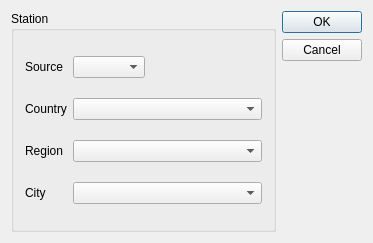
<?xml version="1.0" encoding="UTF-8"?>
<ui version="4.0">
 <class>Setting</class>
 <widget class="QDialog" name="Setting">
  <property name="geometry">
   <rect>
    <x>0</x>
    <y>0</y>
    <width>373</width>
    <height>243</height>
   </rect>
  </property>
  <property name="windowTitle">
   <string>Setting</string>
  </property>
  <layout class="QHBoxLayout" name="horizontalLayout">
   <item>
    <widget class="QGroupBox" name="groupBox">
     <property name="title">
      <string>Station</string>
     </property>
     <layout class="QGridLayout" name="gridLayout">
      <item row="0" column="0">
       <widget class="QLabel" name="label">
        <property name="text">
         <string>Source</string>
        </property>
       </widget>
      </item>
      <item row="0" column="1">
       <widget class="QComboBox" name="sourceCombo"/>
      </item>
      <item row="0" column="2">
       <spacer name="horizontalSpacer">
        <property name="orientation">
         <enum>Qt::Horizontal</enum>
        </property>
        <property name="sizeHint" stdset="0">
         <size>
          <width>55</width>
          <height>20</height>
         </size>
        </property>
       </spacer>
      </item>
      <item row="1" column="0">
       <widget class="QLabel" name="label_2">
        <property name="text">
         <string>Country</string>
        </property>
       </widget>
      </item>
      <item row="1" column="1" colspan="2">
       <widget class="QComboBox" name="countryCombo"/>
      </item>
      <item row="2" column="0">
       <widget class="QLabel" name="label_3">
        <property name="text">
         <string>Region</string>
        </property>
       </widget>
      </item>
      <item row="2" column="1" colspan="2">
       <widget class="QComboBox" name="regionCombo"/>
      </item>
      <item row="3" column="0">
       <widget class="QLabel" name="label_4">
        <property name="text">
         <string>City</string>
        </property>
       </widget>
      </item>
      <item row="3" column="1" colspan="2">
       <widget class="QComboBox" name="cityCombo"/>
      </item>
     </layout>
    </widget>
   </item>
   <item>
    <layout class="QVBoxLayout" name="verticalLayout">
     <item>
      <widget class="QPushButton" name="okButton">
       <property name="text">
        <string>OK</string>
       </property>
      </widget>
     </item>
     <item>
      <widget class="QPushButton" name="canselButton">
       <property name="text">
        <string>Cancel</string>
       </property>
      </widget>
     </item>
     <item>
      <spacer name="verticalSpacer">
       <property name="orientation">
        <enum>Qt::Vertical</enum>
       </property>
       <property name="sizeHint" stdset="0">
        <size>
         <width>20</width>
         <height>40</height>
        </size>
       </property>
      </spacer>
     </item>
    </layout>
   </item>
  </layout>
 </widget>
 <layoutdefault spacing="6" margin="11"/>
 <tabstops>
  <tabstop>sourceCombo</tabstop>
  <tabstop>countryCombo</tabstop>
  <tabstop>regionCombo</tabstop>
  <tabstop>cityCombo</tabstop>
  <tabstop>okButton</tabstop>
  <tabstop>canselButton</tabstop>
 </tabstops>
 <resources/>
 <connections>
  <connection>
   <sender>canselButton</sender>
   <signal>clicked()</signal>
   <receiver>Setting</receiver>
   <slot>reject()</slot>
   <hints>
    <hint type="sourcelabel">
     <x>286</x>
     <y>46</y>
    </hint>
    <hint type="destinationlabel">
     <x>285</x>
     <y>89</y>
    </hint>
   </hints>
  </connection>
  <connection>
   <sender>okButton</sender>
   <signal>clicked()</signal>
   <receiver>Setting</receiver>
   <slot>accept()</slot>
   <hints>
    <hint type="sourcelabel">
     <x>307</x>
     <y>14</y>
    </hint>
    <hint type="destinationlabel">
     <x>316</x>
     <y>93</y>
    </hint>
   </hints>
  </connection>
  <connection>
   <sender>sourceCombo</sender>
   <signal>currentIndexChanged(int)</signal>
   <receiver>Setting</receiver>
   <slot>sourceChanged(int)</slot>
   <hints>
    <hint type="sourcelabel">
     <x>113</x>
     <y>53</y>
    </hint>
    <hint type="destinationlabel">
     <x>297</x>
     <y>140</y>
    </hint>
   </hints>
  </connection>
  <connection>
   <sender>countryCombo</sender>
   <signal>currentIndexChanged(int)</signal>
   <receiver>Setting</receiver>
   <slot>countryChanged(int)</slot>
   <hints>
    <hint type="sourcelabel">
     <x>198</x>
     <y>91</y>
    </hint>
    <hint type="destinationlabel">
     <x>269</x>
     <y>125</y>
    </hint>
   </hints>
  </connection>
  <connection>
   <sender>regionCombo</sender>
   <signal>currentIndexChanged(int)</signal>
   <receiver>Setting</receiver>
   <slot>regionChanged(int)</slot>
   <hints>
    <hint type="sourcelabel">
     <x>149</x>
     <y>124</y>
    </hint>
    <hint type="destinationlabel">
     <x>263</x>
     <y>163</y>
    </hint>
   </hints>
  </connection>
  <connection>
   <sender>okButton</sender>
   <signal>clicked()</signal>
   <receiver>Setting</receiver>
   <slot>okClicked()</slot>
   <hints>
    <hint type="sourcelabel">
     <x>261</x>
     <y>14</y>
    </hint>
    <hint type="destinationlabel">
     <x>262</x>
     <y>68</y>
    </hint>
   </hints>
  </connection>
 </connections>
 <slots>
  <slot>sourceChanged(int)</slot>
  <slot>countryChanged(int)</slot>
  <slot>regionChanged(int)</slot>
  <slot>okClicked()</slot>
 </slots>
</ui>
